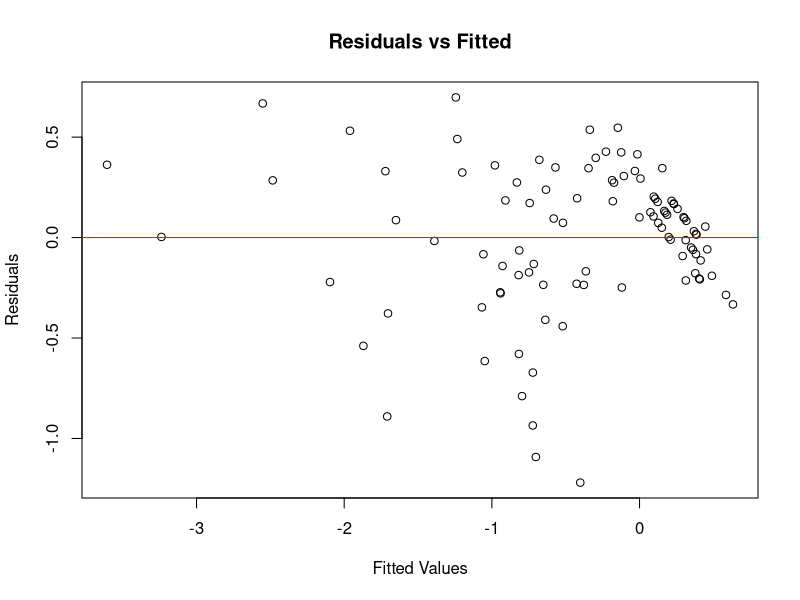
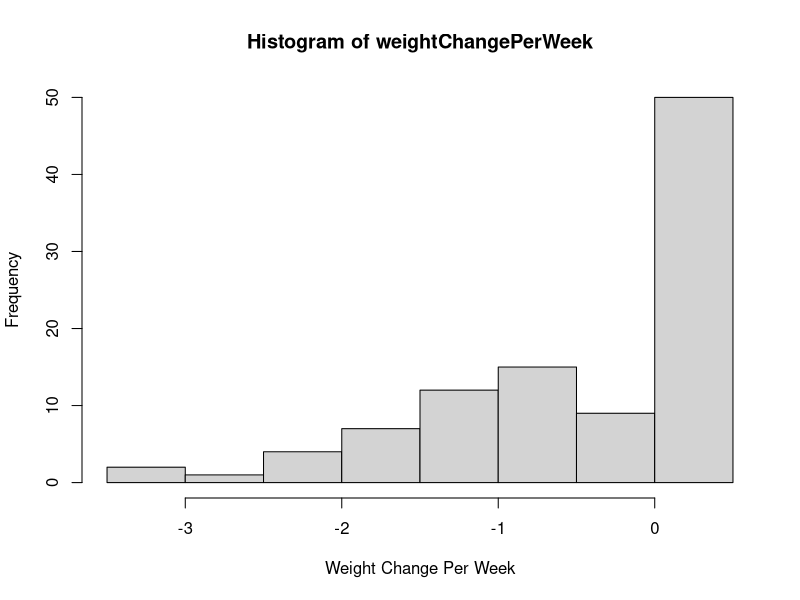
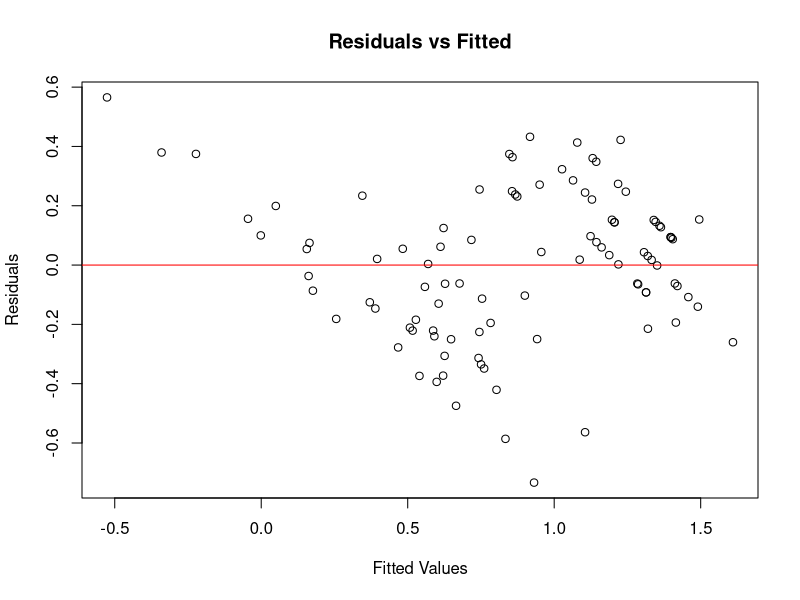
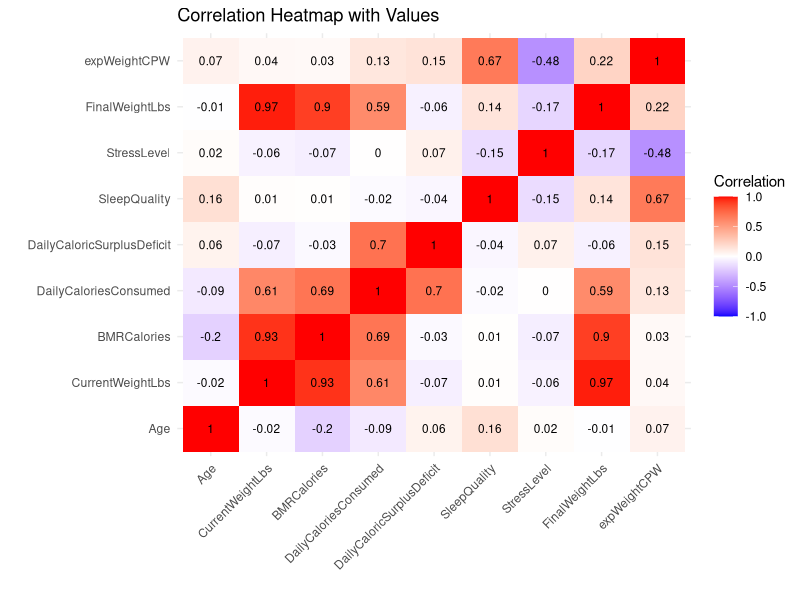
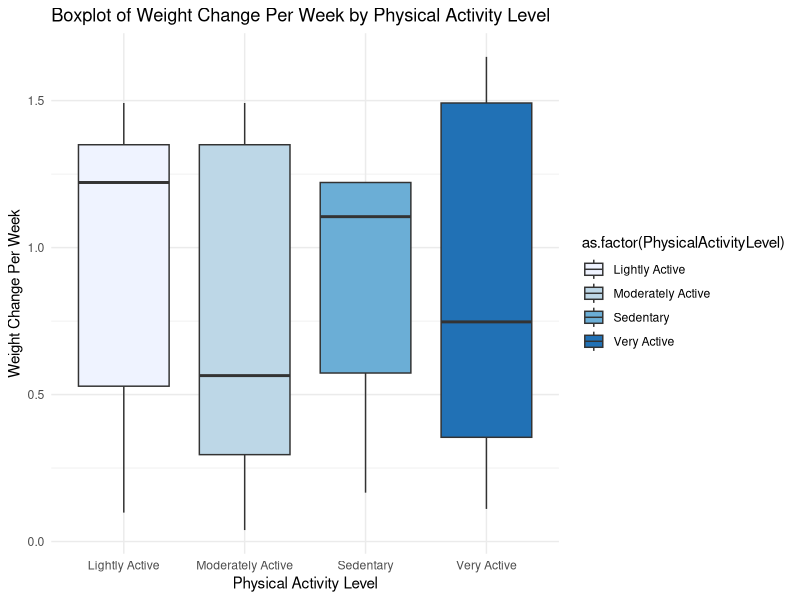
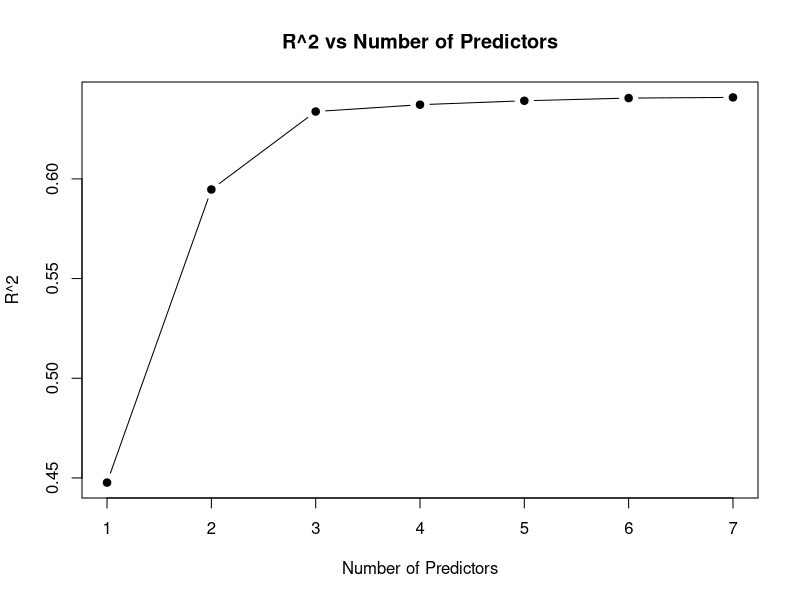
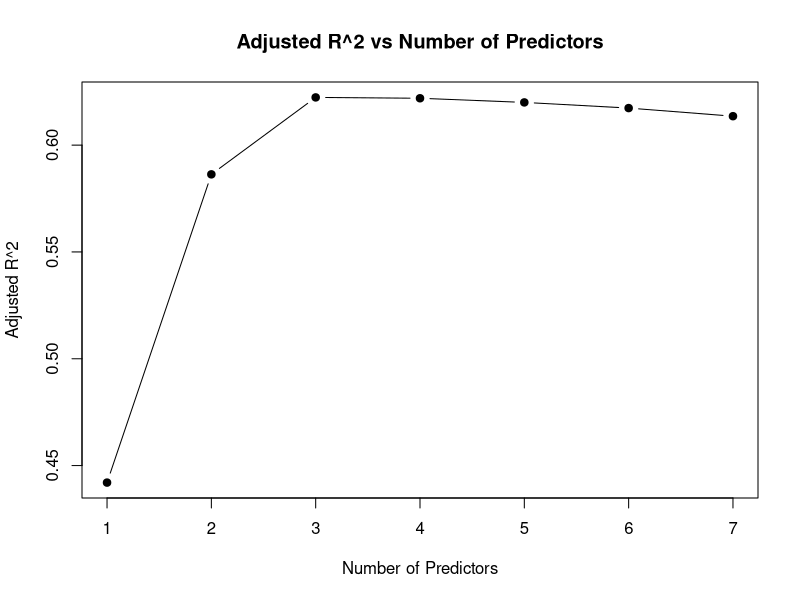
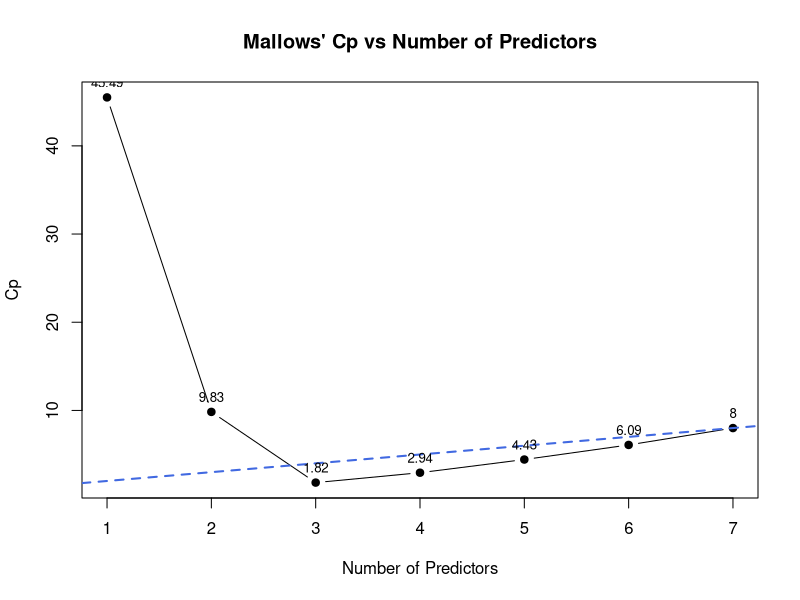

The R script that drew these images, in order: (Note: this script raises an error after producing the figures.)
## ---- chunk 1

## ---- chunk 2
knitr::opts_chunk$set(echo = TRUE)
## ---- chunk 3
library(leaps)
library(dplyr)
library(ggplot2)
library(car)
library(reshape2)
## ---- chunk 4
weightData <- read.table("weight_change_dataset.csv", header=TRUE, sep=",")
head(weightData)
## ---- chunk 5

#we treate sleep quality and stress level treat as continuous variables since the levels have a meaningful progression or rank (e.g., increasing physical effort or impact on health).

cleanWeight <- weightData %>%
  mutate(
    Sleep.Quality = case_when(
      Sleep.Quality == "Excellent" ~ 4,
      Sleep.Quality == "Good" ~ 3,
      Sleep.Quality == "Fair" ~ 2,
      Sleep.Quality == "Poor" ~ 1
    )
  )


colnames(cleanWeight) <- c(
  "ParticipantID", "Age", "Gender", 
  "CurrentWeightLbs", "BMRCalories", "DailyCaloriesConsumed", 
  "DailyCaloricSurplusDeficit", "WeightChangeLbs", "DurationWeeks", 
  "PhysicalActivityLevel", "SleepQuality", "StressLevel", 
  "FinalWeightLbs"
)

# Convert categorical variables into factors
cleanWeight <- cleanWeight %>%
  mutate(
    Gender = factor(Gender, levels = c("M", "F"))
  )

#make ratio by weight and duration
#by gradescope suggestion 3

cleanWeight <- cleanWeight %>%
  mutate(weightChangePerWeek = WeightChangeLbs / DurationWeeks) %>%
  select(-ParticipantID, -WeightChangeLbs, -DurationWeeks)

head(cleanWeight)
## ---- chunk 6
model <- lm(weightChangePerWeek ~ ., data = cleanWeight)
plot(model$fitted.values, residuals(model), 
     main = "Residuals vs Fitted",
     xlab = "Fitted Values", 
     ylab = "Residuals")
abline(h = 0, col = "red")
## ---- chunk 7
hist(cleanWeight$weightChangePerWeek, 
     main = "Histogram of weightChangePerWeek", 
     xlab = "Weight Change Per Week")
## ---- chunk 8
model <- lm(exp(weightChangePerWeek) ~ ., data = cleanWeight)
plot(model$fitted.values, residuals(model), 
     main = "Residuals vs Fitted",
     xlab = "Fitted Values", 
     ylab = "Residuals")
abline(h = 0, col = "red")
## ---- chunk 9
expWeight <- cleanWeight %>%
  mutate(expWeightCPW = exp(weightChangePerWeek)) %>%
  subset(select = -c(weightChangePerWeek) )
## ---- chunk 10
numeric_data <- expWeight %>%
  select(where(is.numeric))

# Compute correlation matrix
cor_matrix <- cor(numeric_data, use = "complete.obs")

# Melt the correlation matrix for visualization
cor_melt <- melt(cor_matrix)

# Create the heatmap
ggplot(cor_melt, aes(x = Var1, y = Var2, fill = value)) +
  geom_tile() +
  geom_text(aes(label = round(value, 2)), color = "black", size = 3) +
  scale_fill_gradient2(low = "blue", high = "red", mid = "white", midpoint = 0, 
                       limit = c(-1, 1), space = "Lab", name = "Correlation") +
  theme_minimal() +
  theme(axis.text.x = element_text(angle = 45, hjust = 1)) +
  labs(title = "Correlation Heatmap with Values", x = "", y = "")
## ---- chunk 11
vif_model <- lm(expWeightCPW ~ ., data = expWeight)

# Calculate VIF
vif_values <- vif(vif_model)

# Print VIF values
print(vif_values)
## ---- chunk 12
#Incredible High VIF mulicolinearly so delete one vairable
expWeight <- expWeight %>%
  select(-DailyCaloriesConsumed)


vif_model <- lm(expWeightCPW ~ ., data = expWeight)

# Calculate VIF
vif_values <- vif(vif_model)

# Print VIF values
print(vif_values)
## ---- chunk 13
expWeight <- expWeight %>%
  select(-BMRCalories)


vif_model <- lm(expWeightCPW ~ ., data = expWeight)

# Calculate VIF
vif_values <- vif(vif_model)

# Print VIF values
print(vif_values)
## ---- chunk 14
expWeight <- expWeight %>%
  select(-FinalWeightLbs)


vif_model <- lm(expWeightCPW ~ ., data = expWeight)

# Calculate VIF
vif_values <- vif(vif_model)

# Print VIF values
print(vif_values)
## ---- chunk 15
regAll <- lm(expWeightCPW ~ .,  expWeight)
summary(regAll)
## ---- chunk 16
ggplot(expWeight, aes(x = as.factor(PhysicalActivityLevel), y = expWeightCPW, fill = as.factor(PhysicalActivityLevel))) +
  geom_boxplot() +
  labs(title = "Boxplot of Weight Change Per Week by Physical Activity Level",
       x = "Physical Activity Level",
       y = "Weight Change Per Week") +
  scale_fill_brewer(palette = "Blues") +
  theme_minimal()
## ---- chunk 17
newCleanWeight <- expWeight

newCleanWeight$PhysicalActivityLevel <- as.character(newCleanWeight$PhysicalActivityLevel) 
newCleanWeight$PhysicalActivityLevel[newCleanWeight$PhysicalActivityLevel %in% c("Sedentary", "Lightly Active")] <- "low Activity"
newCleanWeight$PhysicalActivityLevel[newCleanWeight$PhysicalActivityLevel %in% c("Moderately Active", "Very Active")] <- "high Activity"

newCleanWeight$PhysicalActivityLevel <- as.factor(newCleanWeight$PhysicalActivityLevel)

regAll <- lm(expWeightCPW ~ .,  newCleanWeight)
summary(regAll)
## ---- chunk 18

s = regsubsets(expWeightCPW~., data=newCleanWeight, method="exhaustive")

ss <- summary(s)
ss$outmat
## ---- chunk 19
num_predictors <- rownames(ss$which)


plot(num_predictors, ss$rsq, type = "b", pch = 19,
     main = "R^2 vs Number of Predictors",
     xlab = "Number of Predictors", ylab = "R^2")

# Plot Adjusted R^2
plot(num_predictors, ss$adjr2, type = "b", pch = 19,
     main = "Adjusted R^2 vs Number of Predictors",
     xlab = "Number of Predictors", ylab = "Adjusted R^2")


num_predictors <- 1:length(ss$cp) 
cp_values <- ss$cp

# Plot Cp 
plot(num_predictors, cp_values, type = "b", pch = 19,
     main = "Mallows' Cp vs Number of Predictors",
     xlab = "Number of Predictors", ylab = "Cp")

abline(a = 1, b = 1, col = "royalblue", lty = 2, lwd = 2)

text(num_predictors, cp_values, labels = round(cp_values, 2), pos = 3, cex = 0.8, col = "black")

## ---- chunk 20
reg <- lm(expWeightCPW ~ DailyCaloricSurplusDeficit + SleepQuality +  StressLevel,  expWeight)
summary(reg)
## ---- chunk 21
ggplot(reg, aes(x = reg$fitted.values, y = reg$residuals)) +
  geom_point() +
  labs(title = "Residuals vs. Fitted value",
       x = "Fitted Value", y = "Residuals") +
  theme_minimal()

## ---- chunk 22
ggplot(newCleanWeight, aes(x = StressLevel, y = weightChangePerWeek, color = as.factor(PhysicalActivityLevel))) +
  geom_point() +
  geom_smooth(method = "lm", se = FALSE) +
  labs(title = "PhysicalActivityLevel and SleepQuality",
       x = "Stress Level",
       y = "Weight Change Per Week")
## ---- chunk 23
ggplot(newCleanWeight, aes(x = SleepQuality, y = weightChangePerWeek, color = as.factor(PhysicalActivityLevel))) +
  geom_point() +
  geom_smooth(method = "lm", se = FALSE) +
  labs(title = "PhysicalActivityLevel and SleepQuality",
       x = "Sleep Quality",
       y = "Weight Change Per Week")
## ---- chunk 24
regLab <- lm(exp(weightChangePerWeek) ~ PhysicalActivityLevel * StressLevel + SleepQuality ,  newCleanWeight)
summary(regLab)
## ---- chunk 25
regLab <- lm(exp(weightChangePerWeek) ~ PhysicalActivityLevel * SleepQuality +  StressLevel,  newCleanWeight)
summary(regLab)
## ---- chunk 26
ggplot(data = cleanWeight, aes(x = SleepQuality, y = weightChangePerWeek)) +
  geom_point() +
  labs(title = "Linear vs Quadratic Fit", x = "Sleep Quality", y = "weight Change Per Week")

ggplot(data = cleanWeight, aes(x = StressLevel, y = weightChangePerWeek)) +
  geom_point() +
  labs(title = "Linear vs Quadratic Fit", x = "Stress Level", y = "weight Change Per Week")
## ---- chunk 27
squared_errors <- numeric(n)

# Perform LOOCV
for (i in 1:n) {
  train_data <- cleanWeight[-i, ]
  test_data <- cleanWeight[i, , drop = FALSE]
  predicted <- predict(regLab, newdata = test_data)
  squared_errors[i] <- (test_data$weightChangePerWeek - predicted)^2
}

loocv_mse <- mean(squared_errors)
cat("LOOCV Mean Squared Error:", loocv_mse, "\n")
